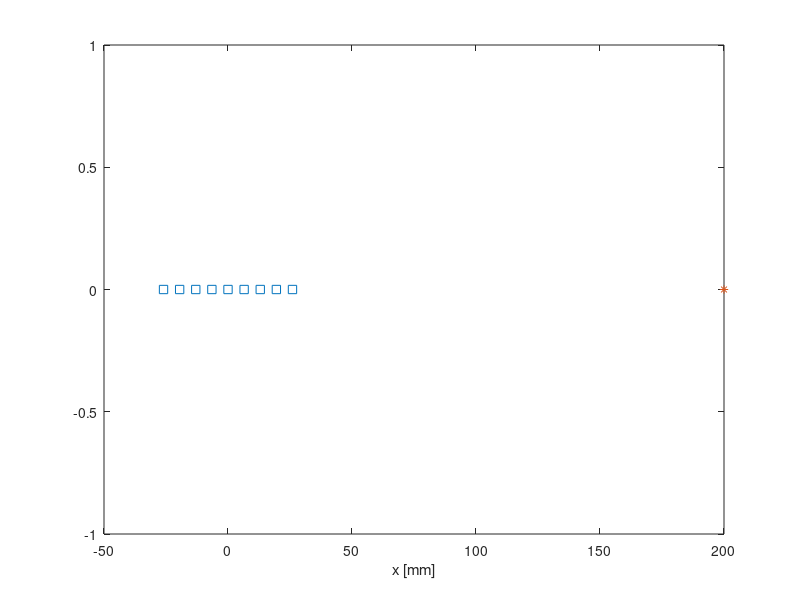

Reproduce this figure in MATLAB. (Note: this script raises an error after producing the figure.)
%% %%%%%%%%%%%%%%%%%%%%%%%%%%%%%%%%%%%%%%%%%%%%%%%%%%%%%%%%%%%%%%%%%%%%%%%%
%   
%           this script illustrates time-domain DAS beamforming based on
%           simulated ULA response.
%       
%           The script permits using selected elements as transmitter /
%           receivers
%             
%           Additionally, it performes phase coherence imaging anaysing
%           standard deviation of phase shift 
%                   
%
%%%%%%%%%%%%%%%%%%%%%%%%%%%%%%%%%%%%%%%%%%%%%%%%%%%%%%%%%%%%%%%%%%%%%%%%%%%
% error('This code is not finished yet!')
addpath('tools')

clear all 
close all
%% %%%%%%%%%%%%%%%%%%%%%%%%%%%%%%%%%%%%%%%%%%%%%%%%%%%%%%%%%%%%%%%%%%%%%%%%
% 
%                  Load the dispersion curves data
% 
%%%%%%%%%%%%%%%%%%%%%%%%%%%%%%%%%%%%%%%%%%%%%%%%%%%%%%%%%%%%%%%%%%%%%%%%%%%

load('disp_curve')  % disp curves for 2 mm alu plates 

% figure(1),  plot(f_vec,k_a,f_vec,k_s)
% xlabel('f [Hz]'), ylabel('k [rad/m]')

%% %%%%%%%%%%%%%%%%%%%%%%%%%%%%%%%%%%%%%%%%%%%%%%%%%%%%%%%%%%%%%%%%%%%%%%%%
% 
%                          Generate array topology
% 
%                                 
%%%%%%%%%%%%%%%%%%%%%%%%%%%%%%%%%%%%%%%%%%%%%%%%%%%%%%%%%%%%%%%%%%%%%%%%%%

%    ULA   
%%%%%%%%%%%%%%%%%%%%%%%%%%%%%%%%%%%%%%%%%%%%%%%%%%%%%%%%%%%%%%%%%%%%%%%%%%
array.dx = 6.5;               % pitch in mm
x = (1:9).*array.dx;         x = x - mean(x);
y = zeros(size(x));

array.X = x;                  array.Y = y; 
array.name = 'ULA';

% select tranmitting / receiving elements 
array.u = zeros(2,numel(x));  % two firings
array.u(1) = 1; array.u(end) = 1;   % only outermost transmitters
array.v = ones(2,numel(x));   % all receivers

%%%%%%%%%%%%%%%%%%%%%%%%%%%%%%%%%%%%%%%%%%%%%%%%%%%%%%%%%%%%%%%%%%%%%%%%%%

% plot array elements 
figure(2),  plot(array.X,array.Y,'s'), 
xlabel('x [mm]'), ylabel('y [mm]')
title(array.name)

%% %%%%%%%%%%%%%%%%%%%%%%%%%%%%%%%%%%%%%%%%%%%%%%%%%%%%%%%%%%%%%%%%%%%%%%%%
% 
%                           signal parameters 
% 
%%%%%%%%%%%%%%%%%%%%%%%%%%%%%%%%%%%%%%%%%%%%%%%%%%%%%%%%%%%%%%%%%%%%%%%%%%%

exct.fs = 5.12e6;               % sampling f 
exct.n_sampl = 4096;            % no of samples
exct.f_exc = 100e3;             % excitation f
exct.n_cycl = 5;                % no of cycles

[w indF] = min(abs(exct.f_exc - f_vec));
wave.vph = 2*pi*f_vec(indF)./k_a(indF);     % phase velocity in m/s for excitation freq
wave.lambda = wave.vph / f_vec(indF);       % wavelength in m for excitation freq

%% %%%%%%%%%%%%%%%%%%%%%%%%%%%%%%%%%%%%%%%%%%%%%%%%%%%%%%%%%%%%%%%%%%%%%%%%
% 
%                           Target to be imaged
% 
%%%%%%%%%%%%%%%%%%%%%%%%%%%%%%%%%%%%%%%%%%%%%%%%%%%%%%%%%%%%%%%%%%%%%%%%%%%

target.r = 200;
target.theta = 0;
target.x = target.r*cosd(target.theta); 
target.y = target.r*sind(target.theta); 

figure(2),  plot(array.X,array.Y,'s', target.x,target.y,'*'),  xlabel('x [mm]')

%% %%%%%%%%%%%%%%%%%%%%%%%%%%%%%%%%%%%%%%%%%%%%%%%%%%%%%%%%%%%%%%%%%%%%%%%%
% 
%       Simulate array responses using structure's transfer function
%                          
%%%%%%%%%%%%%%%%%%%%%%%%%%%%%%%%%%%%%%%%%%%%%%%%%%%%%%%%%%%%%%%%%%%%%%%%%%%

arrayRes = simulate_sparse_array_response(array,target, exct,f_vec,k_a, k_s);
% return
%% %%%%%%%%%%%%%%%%%%%%%%%%%%%%%%%%%%%%%%%%%%%%%%%%%%%%%%%%%%%%%%%%%%%%%%%%
% 
%                       DAS beamforming
%                          
%%%%%%%%%%%%%%%%%%%%%%%%%%%%%%%%%%%%%%%%%%%%%%%%%%%%%%%%%%%%%%%%%%%%%%%%%%%

theta = 0;                      % azimuth in deg
r = (1:exct.n_sampl)';
index = 1; 
Ctot = zeros(length(theta),exct.n_sampl); 
for i = [5]
    array.v = ones(size(array.X));
    array.u = zeros(size(array.X));
    array.u(i) = 1; 
    im = plane_wave_DAS_sparse(array, arrayRes, theta, r, wave, exct) ;
    Ctot = Ctot + im.C; 
    figure(10), 
    plot(real(im.C))
    %subplot(1,2,index)
%     pcolor(im.x, im.y, abs(Ctot)'), shading flat, axis equal tight, axis([-1500, 1500, -1500,1500])
%     title('DAS result')
%     colorbar 
    
%     figure(11), hold on 
% BP = imagePolar2BP(im.C,'norm') ;
% plot(theta, 20*log10(BP))

    drawnow
    index = index+1; 
end
hold off
return
%% %%%%%%%%%%%%%%%%%%%%%%%%%%%%%%%%%%%%%%%%%%%%%%%%%%%%%%%%%%%%%%%%%%%%%%%%
% 
%                      Plot the results 
%                          
%%%%%%%%%%%%%%%%%%%%%%%%%%%%%%%%%%%%%%%%%%%%%%%%%%%%%%%%%%%%%%%%%%%%%%%%%%%


% figure(9)
% pcolor(im.x, im.y, im.Cphs'), shading flat, axis equal tight, axis([-1500, 1500, -1500,1500])
% title('DAS result')
% colorbar 

figure(10), subplot(1,2,1)
pcolor(im.x, im.y, im.C'), shading flat, axis equal tight, axis([-1500, 1500, -1500,1500])
title('DAS result')
colorbar 


figure(10), subplot(1,2,2)
BP = imagePolar2BP(im.C,'norm') ;
plot(theta, 20*log10(BP))

return

figure(11)
pcolor(im.x, im.y, im.Cph'), shading flat, axis equal tight, axis([-1500, 1500, -1500,1500])
title('weights based on Phase coherence ')
colorbar 

figure(12)
pcolor(im.x, im.y, im.Cph'.*im.C'), shading flat, axis equal tight, axis([-1500, 1500, -1500,1500])
title('Weighted image DAS and phase weights ')
colorbar 

figure(13)
plot(theta,20*log10(max(im.C')./max(max(im.C'))),  theta, 20*log10(max(im.Cph'.*im.C')./max(max(im.Cph'.*im.C'))))
% title('Beam patterns comparision')
box off
hlgd = legend('DAS','Phase Cohrerence'); 
set(hlgd, 'location', 'northoutside', 'orientation', 'horizontal', 'box', 'off')
xlabel('angle [\circ]'), xlim([0 360])
